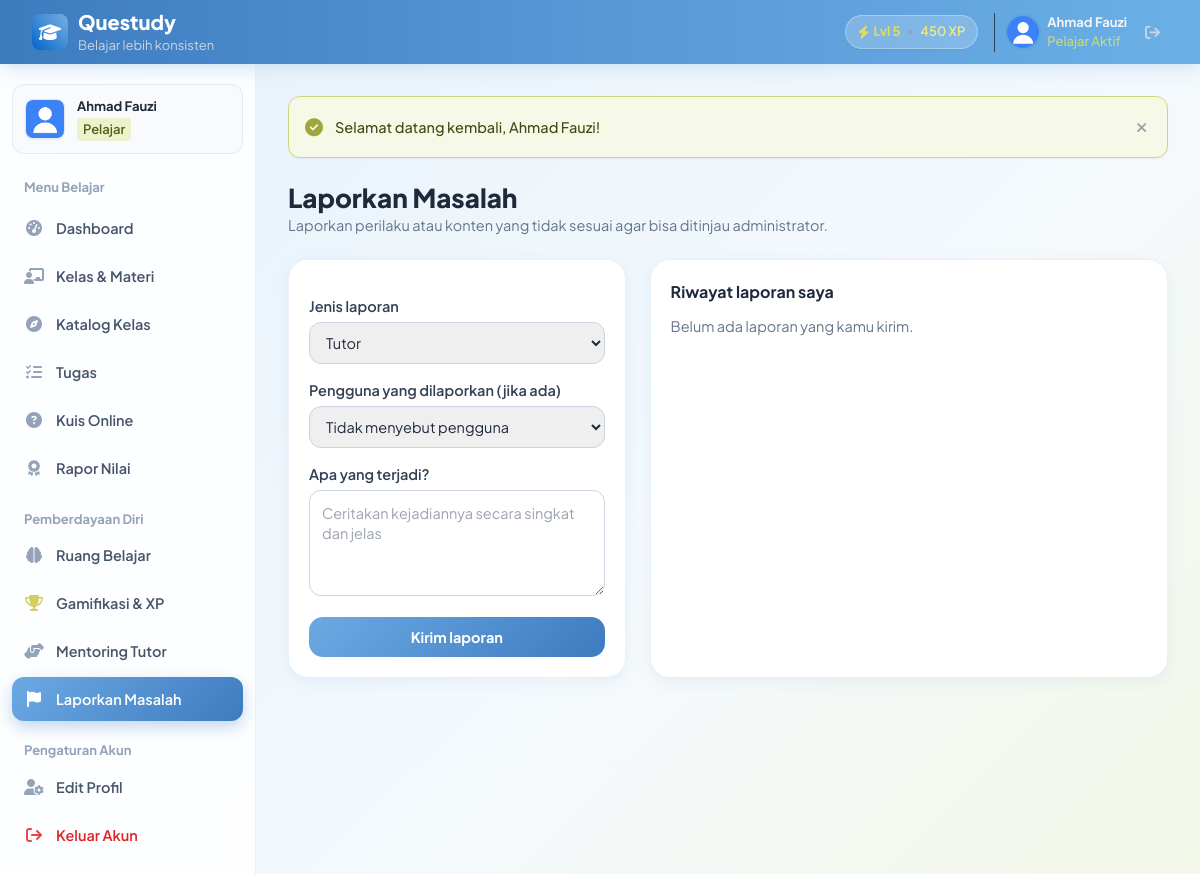
The app's page /laporan.php (signed in) with its own data.
### tables this page shows
CREATE TABLE `users` (
  `id_user` INT AUTO_INCREMENT PRIMARY KEY,
  `nama` VARCHAR(100) NOT NULL,
  `email` VARCHAR(100) NOT NULL UNIQUE,
  `password` VARCHAR(255) NOT NULL,
  `role` ENUM('admin','pengajar','pelajar') NOT NULL,
  `status_akun` ENUM('aktif','nonaktif','pending') DEFAULT 'aktif',
  `keahlian` VARCHAR(255) NULL,
  `deskripsi_tutor` TEXT NULL,
  `portofolio_url` VARCHAR(255) NULL,
  `foto_profil` VARCHAR(255) DEFAULT 'default.png',
  `xp` INT DEFAULT 0,
  `level` INT DEFAULT 1,
  `streak_harian` INT DEFAULT 1,
  `last_login` DATETIME NULL,
  `created_at` TIMESTAMP DEFAULT CURRENT_TIMESTAMP
);

### laporan.php (the view, shortened to what the rows shown need)
<?php
require_once BASE_PATH . '/config/koneksi.php';
require_once BASE_PATH . '/includes/layout_header.php';
?>
<div class="mb-6">
    <h1 class="text-2xl font-extrabold text-slate-800">Laporkan Masalah</h1>
</div>
<div class="grid grid-cols-1 lg:grid-cols-5 gap-6">
    <div class="lg:col-span-3 bg-white rounded-xl border border-[#E2E8F0] p-5">
        <h2 class="text-base font-bold text-slate-800 mb-3">Riwayat laporan saya</h2>
    </div>
</div>
<?php require_once BASE_PATH . '/includes/layout_footer.php'; ?>

### includes/layout_header.php (shortened to what the rows shown need)
<?php
require_once BASE_PATH . '/config/koneksi.php';
$user_id = $_SESSION['id_user'] ?? null;
$user_nama = $_SESSION['nama'] ?? 'Tamu';
$user_role = $_SESSION['role'] ?? 'guest';
$user_foto = $_SESSION['foto_profil'] ?? 'default.png';
$user_xp = $_SESSION['xp'] ?? 0;
$user_level = $_SESSION['level'] ?? 1;
if ($user_role === 'pelajar' && $user_id) {
    $stmtUserLive = $conn->prepare("SELECT xp, level, foto_profil FROM users WHERE id_user = ?");
    $stmtUserLive->execute([$user_id]);
    if ($u = $stmtUserLive->fetch()) {
        $user_xp = (int)$u['xp'];
        $user_level = (int)$u['level'];
        $user_foto = $u['foto_profil'] ?: 'default.png';
    }
}
$currentPage = basename($_SERVER['PHP_SELF']);
?>
<!DOCTYPE html>
<html lang="id">
<head>
    <link rel="stylesheet" href="https://cdnjs.cloudflare.com/ajax/libs/font-awesome/6.4.0/css/all.min.css">
    <script src="https://cdn.tailwindcss.com"></script>
</head>
<body class="bg-[#F4F6F9] text-slate-800 min-h-screen flex flex-col antialiased">
    <header class="bg-gradient-to-r from-indigo-600 via-indigo-500 to-sky-400 text-white sticky top-0 z-50 shadow-lg shadow-indigo-200/60">
        <div class="px-4 sm:px-6 lg:px-8 h-16 flex items-center justify-between">
            <div class="flex items-center gap-3 sm:gap-4">
                <?php if ($user_role === 'pelajar'): ?>
                    <a href="<?= base_url('pelajar/gamifikasi.php'); ?>" class="flex items-center gap-2 bg-white/20 border border-white/30 px-3 py-1.5 rounded-full hover:bg-blue-900/60 transition shadow-sm" title="Lihat Peringkat & Koleksi Badge">
                        <div class="flex items-center text-amber-400 font-bold text-xs">
                            <i class="fa-solid fa-bolt mr-1"></i>
                            <span>Lvl <?= $user_level; ?></span>
                        </div>
                        <span class="w-1 h-1 rounded-full bg-slate-400"></span>
                        <div class="flex items-center text-xs font-semibold text-amber-300">
                            <span><?= number_format($user_xp); ?> XP</span>
                        </div>
                    </a>
                <?php endif; ?>
                <?php if ($user_id): ?>
                    <div class="flex items-center gap-2.5 pl-2 sm:pl-3 border-l border-slate-700">
                        <a href="<?= base_url('profil.php'); ?>" class="flex items-center gap-2 text-left group">
                            <?php
                                $avatarSrc = base_url('uploads/profil/' . e($user_foto));
                            ?>
                            <img src="<?= $avatarSrc; ?>" alt="Avatar" class="w-8 h-8 rounded-full object-cover ring-2 ring-blue-500/40 group-hover:ring-blue-400 transition" onerror="this.src='https://ui-avatars.com/api/?name=<?= urlencode($user_nama); ?>&background=0066CC&color=fff';">
                            <div class="hidden md:block">
                                <div class="text-xs font-bold text-slate-100 group-hover:text-blue-300 transition truncate max-w-[130px]"><?= e($user_nama); ?></div>
                                <div class="text-[10px] font-medium uppercase tracking-wider text-slate-300">
                                    <?php
                                        if ($user_role === 'admin') echo '<span class="text-purple-300">Administrator</span>';
                                        elseif ($user_role === 'pengajar') echo '<span class="text-sky-300">Tutor</span>';
                                        else echo '<span class="text-emerald-300">Pelajar Aktif</span>';
                                    ?>
                                </div>
                            </div>
                        </a>
                        <a href="<?= base_url('auth/logout.php'); ?>" onclick="return confirm('Apakah Anda yakin ingin keluar?');" class="p-2 text-slate-300 hover:text-red-400 hover:bg-red-500/10 rounded-lg transition" title="Logout">
                            <i class="fa-solid fa-arrow-right-from-bracket"></i>
                        </a>
                    </div>
                <?php endif; ?>
            </div>
        </div>
    </header>
    <div class="flex-1 flex overflow-hidden">
        <?php if ($user_id): ?>
        <aside id="mainSidebar" class="w-64 bg-white border-r border-[#E2E8F0] flex-shrink-0 flex flex-col justify-between hidden lg:flex transition-all duration-200 z-40">
            <div class="py-5 px-3 space-y-6 overflow-y-auto max-h-[calc(100vh-4rem)]">
                <div class="p-3 bg-slate-50 border border-slate-200/80 rounded-xl flex items-center gap-3">
                    <img src="<?= base_url('uploads/profil/' . e($user_foto)); ?>" class="w-10 h-10 rounded-lg object-cover border border-slate-200 shadow-sm" onerror="this.src='https://ui-avatars.com/api/?name=<?= urlencode($user_nama); ?>&background=0066CC&color=fff';">
                    <div class="truncate">
                        <p class="text-xs font-bold text-slate-800 truncate"><?= e($user_nama); ?></p>
                        <span class="inline-block px-1.5 py-0.5 text-[10px] font-semibold rounded
                            <?php
                                if ($user_role === 'admin') echo 'bg-purple-100 text-purple-700';
                                elseif ($user_role === 'pengajar') echo 'bg-blue-100 text-[#0066CC]';
                                else echo 'bg-emerald-100 text-emerald-700';
                            ?>">
                            <?= ucfirst($user_role); ?>
                        </span>
                    </div>
                </div>
                <nav class="space-y-1">
                    <?php if ($user_role === 'pelajar'): ?>
                        <div class="text-[11px] font-bold uppercase tracking-wider text-slate-400 px-3 mb-2">Menu Belajar</div>
                        <a href="<?= base_url('pelajar/dashboard.php'); ?>" class="flex items-center gap-3 px-3 py-2.5 rounded-xl text-sm font-semibold transition <?= ($currentPage === 'dashboard.php') ? 'bg-[#EFF6FF] text-[#0066CC] border-l-4 border-[#0066CC]' : 'text-slate-600 hover:bg-slate-50 hover:text-slate-900'; ?>">
                            <i class="fa-solid fa-gauge-high w-5 text-center text-base <?= ($currentPage === 'dashboard.php') ? 'text-[#0066CC]' : 'text-slate-400'; ?>"></i>
                            <span>Dashboard</span>
                        </a>
                        <a href="<?= base_url('pelajar/kelas.php'); ?>" class="flex items-center gap-3 px-3 py-2.5 rounded-xl text-sm font-semibold transition <?= ($currentPage === 'kelas.php' || $currentPage === 'materi.php') ? 'bg-[#EFF6FF] text-[#0066CC] border-l-4 border-[#0066CC]' : 'text-slate-600 hover:bg-slate-50 hover:text-slate-900'; ?>">
                            <i class="fa-solid fa-chalkboard-user w-5 text-center text-base <?= ($currentPage === 'kelas.php' || $currentPage === 'materi.php') ? 'text-[#0066CC]' : 'text-slate-400'; ?>"></i>
                            <span>Kelas & Materi</span>
                        </a>
                        <a href="<?= base_url('pelajar/katalog.php'); ?>" class="flex items-center gap-3 px-3 py-2.5 rounded-xl text-sm font-semibold transition <?= ($currentPage === 'katalog.php') ? 'bg-blue-50 text-[#0066CC]' : 'text-slate-600 hover:bg-slate-50'; ?>">
                            <i class="fa-solid fa-compass w-5 text-center text-base text-slate-400"></i>
                            <span>Katalog Kelas</span>
                        </a>
                        <a href="<?= base_url('pelajar/tugas.php'); ?>" class="flex items-center gap-3 px-3 py-2.5 rounded-xl text-sm font-semibold transition <?= ($currentPage === 'tugas.php') ? 'bg-[#EFF6FF] text-[#0066CC] border-l-4 border-[#0066CC]' : 'text-slate-600 hover:bg-slate-50 hover:text-slate-900'; ?>">
                            <i class="fa-solid fa-list-check w-5 text-center text-base <?= ($currentPage === 'tugas.php') ? 'text-[#0066CC]' : 'text-slate-400'; ?>"></i>
                            <span>Tugas</span>
                        </a>
                        <a href="<?= base_url('pelajar/kuis.php'); ?>" class="flex items-center gap-3 px-3 py-2.5 rounded-xl text-sm font-semibold transition <?= ($currentPage === 'kuis.php') ? 'bg-[#EFF6FF] text-[#0066CC] border-l-4 border-[#0066CC]' : 'text-slate-600 hover:bg-slate-50 hover:text-slate-900'; ?>">
                            <i class="fa-solid fa-circle-question w-5 text-center text-base <?= ($currentPage === 'kuis.php') ? 'text-[#0066CC]' : 'text-slate-400'; ?>"></i>
                            <span>Kuis Online</span>
                        </a>
                        <a href="<?= base_url('pelajar/rapor.php'); ?>" class="flex items-center gap-3 px-3 py-2.5 rounded-xl text-sm font-semibold transition <?= ($currentPage === 'rapor.php') ? 'bg-[#EFF6FF] text-[#0066CC] border-l-4 border-[#0066CC]' : 'text-slate-600 hover:bg-slate-50 hover:text-slate-900'; ?>">
                            <i class="fa-solid fa-award w-5 text-center text-base <?= ($currentPage === 'rapor.php') ? 'text-[#0066CC]' : 'text-slate-400'; ?>"></i>
                            <span>Rapor Nilai</span>
                        </a>
                        <div class="text-[11px] font-bold uppercase tracking-wider text-slate-400 px-3 pt-4 mb-2">Pemberdayaan Diri</div>
                        <a href="<?= base_url('pelajar/ruang_belajar.php'); ?>" class="flex items-center gap-3 px-3 py-2.5 rounded-xl text-sm font-semibold transition <?= ($currentPage === 'ruang_belajar.php') ? 'bg-[#EFF6FF] text-[#0066CC] border-l-4 border-[#0066CC]' : 'text-slate-600 hover:bg-slate-50 hover:text-slate-900'; ?>">
                            <i class="fa-solid fa-brain w-5 text-center text-base <?= ($currentPage === 'ruang_belajar.php') ? 'text-[#0066CC]' : 'text-slate-400'; ?>"></i>
                            <span>Ruang Belajar</span>
                        </a>
                        <a href="<?= base_url('pelajar/gamifikasi.php'); ?>" class="flex items-center gap-3 px-3 py-2.5 rounded-xl text-sm font-semibold transition <?= ($currentPage === 'gamifikasi.php') ? 'bg-[#EFF6FF] text-[#0066CC] border-l-4 border-[#0066CC]' : 'text-slate-600 hover:bg-slate-50 hover:text-slate-900'; ?>">
                            <i class="fa-solid fa-trophy w-5 text-center text-base <?= ($currentPage === 'gamifikasi.php') ? 'text-amber-500' : 'text-amber-500/80'; ?>"></i>
                            <span>Gamifikasi & XP</span>
                        </a>
                        <a href="<?= base_url('pelajar/booking_tutor.php'); ?>" class="flex items-center gap-3 px-3 py-2.5 rounded-xl text-sm font-semibold transition <?= ($currentPage === 'booking_tutor.php' || $currentPage === 'rating_ulasan.php') ? 'bg-[#EFF6FF] text-[#0066CC] border-l-4 border-[#0066CC]' : 'text-slate-600 hover:bg-slate-50 hover:text-slate-900'; ?>">
                            <i class="fa-solid fa-handshake-angle w-5 text-center text-base <?= ($currentPage === 'booking_tutor.php' || $currentPage === 'rating_ulasan.php') ? 'text-[#0066CC]' : 'text-slate-400'; ?>"></i>
                            <span>Mentoring Tutor</span>
                        </a>
                        <a href="<?= base_url('laporan.php'); ?>" class="flex items-center gap-3 px-3 py-2.5 rounded-xl text-sm font-semibold transition <?= ($currentPage === 'laporan.php') ? 'bg-blue-50 text-[#0066CC]' : 'text-slate-600 hover:bg-slate-50'; ?>">
                            <i class="fa-solid fa-flag w-5 text-center text-base text-slate-400"></i>
                            <span>Laporkan Masalah</span>
                        </a>
                    <?php endif; ?>
                    <div class="text-[11px] font-bold uppercase tracking-wider text-slate-400 px-3 pt-4 mb-2">Pengaturan Akun</div>
                    <a href="<?= base_url('profil.php'); ?>" class="flex items-center gap-3 px-3 py-2.5 rounded-xl text-sm font-semibold transition <?= ($currentPage === 'profil.php') ? 'bg-[#EFF6FF] text-[#0066CC] border-l-4 border-[#0066CC]' : 'text-slate-600 hover:bg-slate-50 hover:text-slate-900'; ?>">
                        <i class="fa-solid fa-user-gear w-5 text-center text-base <?= ($currentPage === 'profil.php') ? 'text-[#0066CC]' : 'text-slate-400'; ?>"></i>
                        <span>Edit Profil</span>
                    </a>
                    <a href="<?= base_url('auth/logout.php'); ?>" onclick="return confirm('Apakah Anda yakin ingin keluar?');" class="flex items-center gap-3 px-3 py-2.5 rounded-xl text-sm font-semibold text-red-600 hover:bg-red-50 transition">
                        <i class="fa-solid fa-arrow-right-from-bracket w-5 text-center text-base text-red-500"></i>
                        <span>Keluar Akun</span>
                    </a>
                </nav>
            </div>
        </aside>
        <?php endif; ?>
        <main class="flex-1 overflow-y-auto min-h-[calc(100vh-4rem)] p-4 sm:p-6 lg:p-8">
            <div class="max-w-7xl mx-auto space-y-6">

### records on screen
users: level "5", xp "450", foto_profil (placeholder picture)

### other values on screen
$user_nama "Ahmad Fauzi"
$user_role "Pelajar"
$flash['message'] "Selamat datang kembali, Ahmad Fauzi!"
